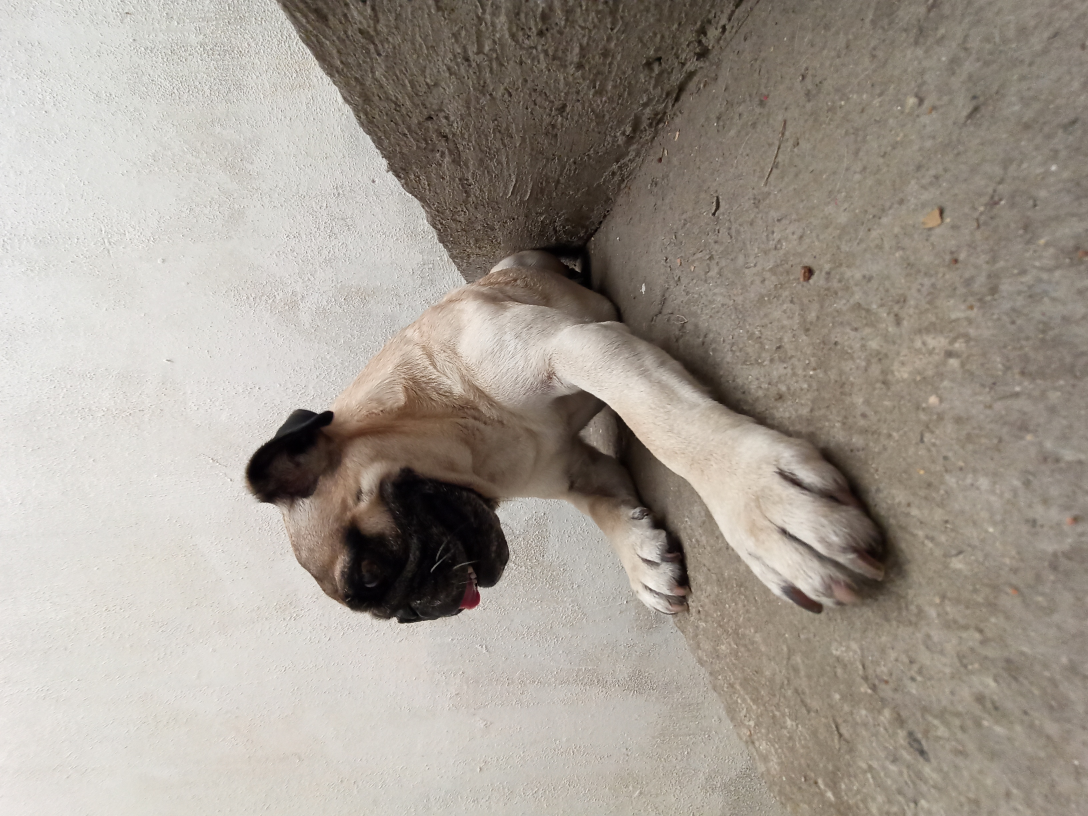
#> input picture Popi_fachero.jpg, 3264 x 2448 px, found by its file name (shown at 1/3 size)
$ jupyter execute Usando_ASSCI_como_pixeles_de_intensidad.ipynb   (shell and % lines are left out)
#> lines starting #> are read from the running program, lines starting #| are printed output that depends on the picture
<a href="https://colab.research.google.com/github/RojasG4mer/Fundamentos-de-Procesamiento-Digital-de-Imagenes/blob/main/Usando_ASSCI_como_pixeles_de_intensidad.ipynb" target="_parent"></a>

# De intensidades a ASCCI

Crear un código que transforme las intensidades de una imagen a letras del código ASCCI.

## Bibliotecas

[cell 1]
from google.colab import drive
from PIL import Image
import io

## Montar el drive
Esto para poder leer el archivo desde el drive

[cell 2]
drive.mount('/content/drive')

## Código

### División en bloques de la imagen para imprimir en cada hoja

[cell 3]
def procesar_por_bloques(img, ancho_salida, alto_salida):
    # Dimensiones originales
    ancho, largo = img.size

    # Calcular el tamaño del bloque (en píxeles)
    ancho_bloque = ancho_salida
    alto_bloque = alto_salida

    print(f"Dimensiones imagen: {ancho}x{largo}")
    print(f"Tamaño de cada bloque: {ancho_bloque}x{alto_bloque}")

    bloques = []

    # Recorrer la imagen como una cuadrícula:
    for y in range(0, largo, alto_bloque):
        # 'x' controla la posición horizontal (columnas)
        for x in range(0, ancho, ancho_bloque):

            # Definimos las coordenadas del rectángulo de corte
            # (izquierda, arriba, derecha, abajo)
            izquierda = x
            arriba = y
            derecha = x + ancho_bloque
            abajo = y + alto_bloque

            # Si el último bloque se sale de la imagen, limitamos 'derecha' y 'abajo'
            # al borde real de la imagen para evitar errores o áreas negras vacías.
            if derecha > ancho:
                derecha = ancho
            if abajo > largo:
                abajo = largo

            caja = (izquierda, arriba, derecha, abajo)

            # 4. Recortar el bloque
            bloque = img.crop(caja)

            # Aquí puedes guardar el bloque, procesarlo a ASCII, etc.
            bloques.append(bloque)

            # --- Visualización de progreso (Opcional) ---
            print(f"Bloque procesado: Coordenadas {caja} - Tamaño real: {bloque.size}")

    return bloques

[cell 4]
def imagen_a_ascii_por_bloques(ruta_imagen, ancho_salida=80, alto_salida=120):
#> called with ancho_salida = 200, alto_salida = 100
    try:
        # Cargar imagen y convertir a grises
        img = Image.open(ruta_imagen).convert('L')
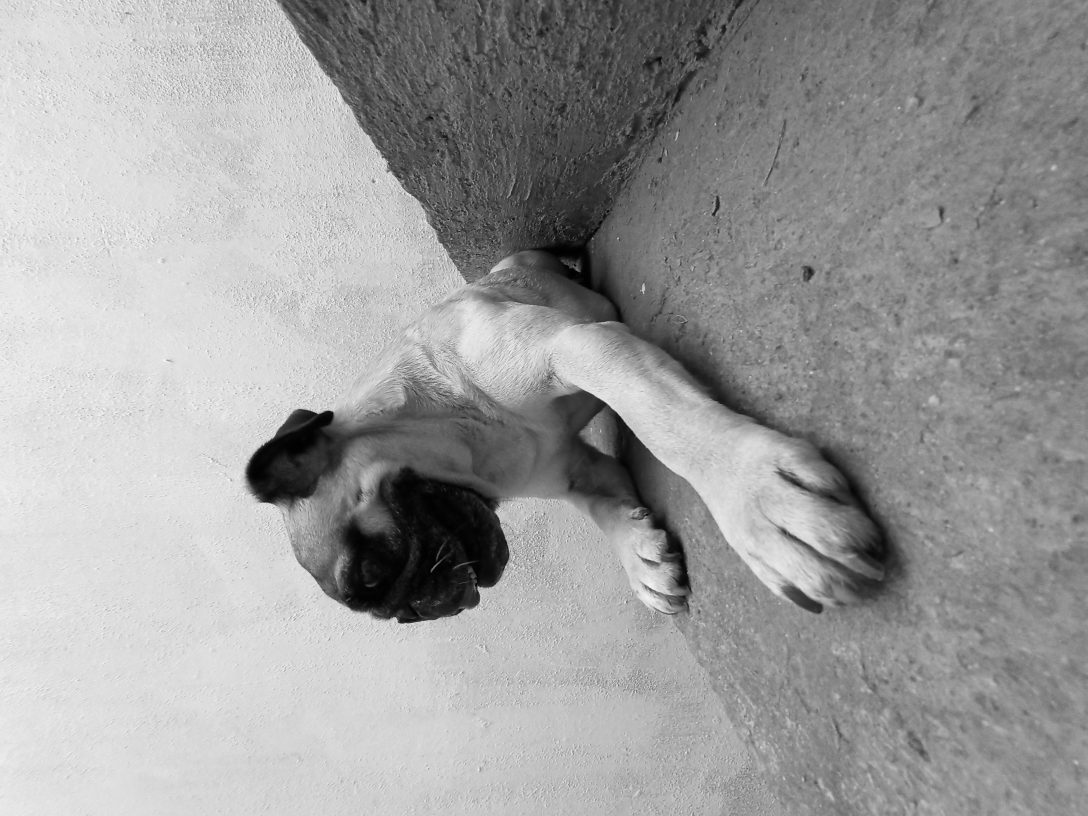
#> img: PIL image 3264x2448 L (shown at 1/3 size); min 0, max 255, mean 157.5

        # Redimensionar
        # Valores para hacer la iamgen más chiquita y ver lo importante:
        ancho_preferente = 200
        alto_preferente = 100
        img = img.resize((ancho_preferente, alto_preferente), Image.Resampling.LANCZOS)
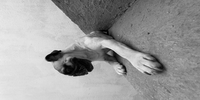
#> img: PIL image 200x100 L; min 0, max 237, mean 157.5

        # Convertir a escala de grises
        img = img.convert('L')

        # Dividir en bloques
        bloques = procesar_por_bloques(img, ancho_salida, alto_salida)
#| Dimensiones imagen: 200x100
#> after the loop in procesar_por_bloques, `for y in range(0, largo, alto_bloque):`: bloques = 1 item
#> bloques = 1 item

        print(f"Procesando {len(bloques)} bloques (páginas)...")
#> (printed output is left out)

        # Caracteres ASCII (Ordenados de oscuro a claro)
        chars = "@%N#QOPnopq^*+=-:. "

        paginas_ascii = [] # Aquí guardaremos cada bloque convertido

        # Iteramos sobre CADA BLOQUE individualmente
        for i, bloque in enumerate(bloques):

            pixels = bloque.getdata()
            ascii_str = ""

            div = 256 / len(chars)

            for pixel in pixels:
                ascii_str += chars[int(pixel // div)]

            # Formateo (cortar las líneas según el ancho de ESTE bloque)
            ancho_actual = bloque.width
            ascii_bloque = ""

            for j in range(0, len(ascii_str), ancho_actual):
                ascii_bloque += ascii_str[j:j + ancho_actual] + "\n"

            # Agregamos el resultado a la lista
            paginas_ascii.append(ascii_bloque)
#> this loop made 1 pass
#> (div, ancho_actual) on pass 1: (13.47, 200)
#> after the loop, paginas_ascii = 1 item
            # print(f"Bloque {i+1} convertido a ASCII.")

        return paginas_ascii

    except FileNotFoundError:
        return ["Error: No se encontró el archivo."]
    except Exception as e:
        return [f"Error inesperado: {e}"]

## Lectura de la foto en drive

[cell 5]
# Para recordar:
# En Colab, la ruta suele empezar con '/content/drive/MyDrive/...'
# Si está en una carpeta específica se debe ponerla.

nombre_imagen = "Popi_fachero.jpg"
carpeta_en_drive = "Usando ASSCI como pixeles" # <- CAMBIA ESTO (o déjalo vacío "" si está en la raíz)
# Ruta general para la carpeta dentro de procesamiento de imagenes
ruta_general = "/content/drive/MyDrive/Procesamiento Digital del Imágenes/"


# Corroboramos que si esté en la carpeta la imagen para evitar errores:
if carpeta_en_drive:
    ruta_completa = f"{ruta_general}{carpeta_en_drive}/{nombre_imagen}"
else:
    ruta_completa = f"/content/drive/MyDrive/{nombre_imagen}"

print(f"Buscando imagen en: {ruta_completa}")

# Ejecutar conversión
resultado = imagen_a_ascii_por_bloques(ruta_completa, 200, 100)
#> resultado = 1 item
# print(resultado)

# Haciendo el PDF

[cell 6]
from fpdf import FPDF

[cell 7]
def guardar_multipage_pdf(lista_textos, ruta_salida):
    pdf = FPDF(orientation='P', unit='mm', format='A4')

    # Configuración de fuente (Usa Courier para alinear)
    pdf.set_font("Courier", size=6)
    altura_linea = 2.5

    for i, texto_pagina in enumerate(lista_textos):
        pdf.add_page() # Nueva página por cada bloque

        # Opcional: Escribir número de bloque
        # pdf.cell(0, 5, txt=f"Bloque {i+1}", ln=1, align='L')

        for linea in texto_pagina.split('\n'):
            pdf.cell(0, altura_linea, txt=linea, ln=1, align='C')

    pdf.output(ruta_salida)
    print(f"PDF guardado en: {ruta_salida}")

[cell 8]
# Usamos la misma carpeta para guardar el pdf:
# ruta_general
nombre_pdf = "popi_fachero_enASCII.pdf"

if carpeta_en_drive:
    ruta_pdf = f"{ruta_general}{carpeta_en_drive}/{nombre_pdf}"
else:
    ruta_pdf = f"{ruta_general}{carpeta_en_drive}/{nombre_pdf}"

# Generar
print(f"Generando PDF en: {ruta_pdf}...")
guardar_multipage_pdf(resultado, ruta_pdf)
#> (the call stopped at in guardar_multipage_pdf, `pdf = FPDF(orientation='P', unit='mm', format='A4')`: fpdf is not available in this run)
